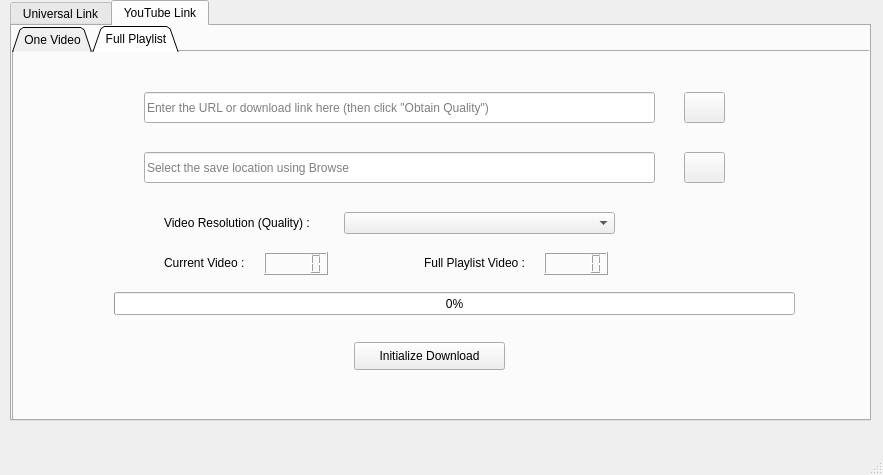
<?xml version="1.0" encoding="UTF-8"?>
<ui version="4.0">
 <class>MainWindow</class>
 <widget class="QMainWindow" name="MainWindow">
  <property name="geometry">
   <rect>
    <x>0</x>
    <y>0</y>
    <width>883</width>
    <height>475</height>
   </rect>
  </property>
  <property name="windowTitle">
   <string>AllRounder by Navneet</string>
  </property>
  <property name="windowIcon">
   <iconset resource="photos.qrc">
    <normaloff>:/icons/mainicon1.jpg</normaloff>:/icons/mainicon1.jpg</iconset>
  </property>
  <widget class="QWidget" name="centralwidget">
   <widget class="QTabWidget" name="tabWidget">
    <property name="geometry">
     <rect>
      <x>10</x>
      <y>0</y>
      <width>861</width>
      <height>421</height>
     </rect>
    </property>
    <property name="tabShape">
     <enum>QTabWidget::Rounded</enum>
    </property>
    <property name="currentIndex">
     <number>1</number>
    </property>
    <widget class="QWidget" name="tab_2">
     <attribute name="title">
      <string>Universal Link</string>
     </attribute>
     <widget class="QLineEdit" name="lineEdit">
      <property name="geometry">
       <rect>
        <x>130</x>
        <y>70</y>
        <width>591</width>
        <height>31</height>
       </rect>
      </property>
      <property name="placeholderText">
       <string>Enter the URL or download link here</string>
      </property>
     </widget>
     <widget class="QLineEdit" name="lineEdit_2">
      <property name="geometry">
       <rect>
        <x>130</x>
        <y>130</y>
        <width>501</width>
        <height>31</height>
       </rect>
      </property>
      <property name="placeholderText">
       <string>Select the save location using Browse</string>
      </property>
     </widget>
     <widget class="QPushButton" name="pushButton_2">
      <property name="geometry">
       <rect>
        <x>650</x>
        <y>130</y>
        <width>41</width>
        <height>31</height>
       </rect>
      </property>
      <property name="cursor">
       <cursorShape>PointingHandCursor</cursorShape>
      </property>
      <property name="text">
       <string/>
      </property>
      <property name="icon">
       <iconset resource="photos.qrc">
        <normaloff>:/icons/browse.png</normaloff>:/icons/browse.png</iconset>
      </property>
      <property name="iconSize">
       <size>
        <width>45</width>
        <height>45</height>
       </size>
      </property>
     </widget>
     <widget class="QProgressBar" name="progressBar">
      <property name="geometry">
       <rect>
        <x>100</x>
        <y>210</y>
        <width>691</width>
        <height>23</height>
       </rect>
      </property>
      <property name="value">
       <number>0</number>
      </property>
     </widget>
     <widget class="QPushButton" name="pushButton_9">
      <property name="geometry">
       <rect>
        <x>340</x>
        <y>310</y>
        <width>151</width>
        <height>28</height>
       </rect>
      </property>
      <property name="text">
       <string>Initialize Download</string>
      </property>
     </widget>
    </widget>
    <widget class="QWidget" name="tab">
     <attribute name="title">
      <string>YouTube Link</string>
     </attribute>
     <widget class="QTabWidget" name="tabWidget_2">
      <property name="geometry">
       <rect>
        <x>0</x>
        <y>0</y>
        <width>861</width>
        <height>401</height>
       </rect>
      </property>
      <property name="tabShape">
       <enum>QTabWidget::Triangular</enum>
      </property>
      <property name="currentIndex">
       <number>1</number>
      </property>
      <widget class="QWidget" name="tab_3">
       <attribute name="title">
        <string>One Video</string>
       </attribute>
       <widget class="QLineEdit" name="lineEdit_3">
        <property name="geometry">
         <rect>
          <x>130</x>
          <y>40</y>
          <width>511</width>
          <height>31</height>
         </rect>
        </property>
        <property name="placeholderText">
         <string>Enter the URL or download link here (then click &quot;Obtain Quality&quot;)</string>
        </property>
       </widget>
       <widget class="QLineEdit" name="lineEdit_4">
        <property name="geometry">
         <rect>
          <x>130</x>
          <y>100</y>
          <width>511</width>
          <height>31</height>
         </rect>
        </property>
        <property name="placeholderText">
         <string>Select the save location using Browse</string>
        </property>
       </widget>
       <widget class="QProgressBar" name="progressBar_2">
        <property name="geometry">
         <rect>
          <x>100</x>
          <y>210</y>
          <width>681</width>
          <height>23</height>
         </rect>
        </property>
        <property name="value">
         <number>0</number>
        </property>
       </widget>
       <widget class="QPushButton" name="pushButton_4">
        <property name="geometry">
         <rect>
          <x>340</x>
          <y>290</y>
          <width>151</width>
          <height>28</height>
         </rect>
        </property>
        <property name="text">
         <string>Initialize Download</string>
        </property>
       </widget>
       <widget class="QLabel" name="label">
        <property name="geometry">
         <rect>
          <x>150</x>
          <y>150</y>
          <width>161</width>
          <height>41</height>
         </rect>
        </property>
        <property name="text">
         <string>Video Resolution (Quality) :</string>
        </property>
       </widget>
       <widget class="QComboBox" name="comboBox">
        <property name="geometry">
         <rect>
          <x>330</x>
          <y>160</y>
          <width>271</width>
          <height>22</height>
         </rect>
        </property>
        <property name="cursor">
         <cursorShape>PointingHandCursor</cursorShape>
        </property>
       </widget>
       <widget class="QPushButton" name="pushButton_3">
        <property name="geometry">
         <rect>
          <x>670</x>
          <y>100</y>
          <width>41</width>
          <height>31</height>
         </rect>
        </property>
        <property name="cursor">
         <cursorShape>PointingHandCursor</cursorShape>
        </property>
        <property name="text">
         <string/>
        </property>
        <property name="icon">
         <iconset resource="photos.qrc">
          <normaloff>:/icons/browse.png</normaloff>:/icons/browse.png</iconset>
        </property>
        <property name="iconSize">
         <size>
          <width>45</width>
          <height>45</height>
         </size>
        </property>
       </widget>
       <widget class="QPushButton" name="pushButton_10">
        <property name="geometry">
         <rect>
          <x>670</x>
          <y>40</y>
          <width>41</width>
          <height>31</height>
         </rect>
        </property>
        <property name="cursor">
         <cursorShape>PointingHandCursor</cursorShape>
        </property>
        <property name="text">
         <string/>
        </property>
        <property name="icon">
         <iconset resource="photos.qrc">
          <normaloff>:/icons/save.png</normaloff>:/icons/save.png</iconset>
        </property>
        <property name="iconSize">
         <size>
          <width>35</width>
          <height>40</height>
         </size>
        </property>
       </widget>
       <widget class="QLabel" name="label_5">
        <property name="geometry">
         <rect>
          <x>50</x>
          <y>260</y>
          <width>141</width>
          <height>21</height>
         </rect>
        </property>
        <property name="text">
         <string/>
        </property>
       </widget>
      </widget>
      <widget class="QWidget" name="tab_4">
       <attribute name="title">
        <string>Full Playlist</string>
       </attribute>
       <widget class="QProgressBar" name="progressBar_3">
        <property name="geometry">
         <rect>
          <x>100</x>
          <y>240</y>
          <width>681</width>
          <height>23</height>
         </rect>
        </property>
        <property name="value">
         <number>0</number>
        </property>
       </widget>
       <widget class="QComboBox" name="comboBox_2">
        <property name="geometry">
         <rect>
          <x>330</x>
          <y>160</y>
          <width>271</width>
          <height>22</height>
         </rect>
        </property>
        <property name="cursor">
         <cursorShape>PointingHandCursor</cursorShape>
        </property>
       </widget>
       <widget class="QPushButton" name="pushButton_7">
        <property name="geometry">
         <rect>
          <x>340</x>
          <y>290</y>
          <width>151</width>
          <height>28</height>
         </rect>
        </property>
        <property name="text">
         <string>Initialize Download</string>
        </property>
       </widget>
       <widget class="QLabel" name="label_2">
        <property name="geometry">
         <rect>
          <x>150</x>
          <y>150</y>
          <width>161</width>
          <height>41</height>
         </rect>
        </property>
        <property name="text">
         <string>Video Resolution (Quality) :</string>
        </property>
       </widget>
       <widget class="QPushButton" name="pushButton_8">
        <property name="geometry">
         <rect>
          <x>670</x>
          <y>40</y>
          <width>41</width>
          <height>31</height>
         </rect>
        </property>
        <property name="cursor">
         <cursorShape>PointingHandCursor</cursorShape>
        </property>
        <property name="text">
         <string/>
        </property>
        <property name="icon">
         <iconset resource="photos.qrc">
          <normaloff>:/icons/save.png</normaloff>:/icons/save.png</iconset>
        </property>
        <property name="iconSize">
         <size>
          <width>35</width>
          <height>40</height>
         </size>
        </property>
       </widget>
       <widget class="QLineEdit" name="lineEdit_7">
        <property name="geometry">
         <rect>
          <x>130</x>
          <y>40</y>
          <width>511</width>
          <height>31</height>
         </rect>
        </property>
        <property name="placeholderText">
         <string>Enter the URL or download link here (then click &quot;Obtain Quality&quot;)</string>
        </property>
       </widget>
       <widget class="QLineEdit" name="lineEdit_8">
        <property name="geometry">
         <rect>
          <x>130</x>
          <y>100</y>
          <width>511</width>
          <height>31</height>
         </rect>
        </property>
        <property name="placeholderText">
         <string>Select the save location using Browse</string>
        </property>
       </widget>
       <widget class="QLabel" name="label_3">
        <property name="geometry">
         <rect>
          <x>150</x>
          <y>190</y>
          <width>91</width>
          <height>41</height>
         </rect>
        </property>
        <property name="text">
         <string>Current Video :</string>
        </property>
       </widget>
       <widget class="QLabel" name="label_4">
        <property name="geometry">
         <rect>
          <x>410</x>
          <y>190</y>
          <width>111</width>
          <height>41</height>
         </rect>
        </property>
        <property name="text">
         <string>Full Playlist Video :</string>
        </property>
       </widget>
       <widget class="QLCDNumber" name="lcdNumber">
        <property name="geometry">
         <rect>
          <x>250</x>
          <y>200</y>
          <width>64</width>
          <height>23</height>
         </rect>
        </property>
       </widget>
       <widget class="QLCDNumber" name="lcdNumber_2">
        <property name="geometry">
         <rect>
          <x>530</x>
          <y>200</y>
          <width>64</width>
          <height>23</height>
         </rect>
        </property>
       </widget>
       <widget class="QPushButton" name="pushButton_6">
        <property name="geometry">
         <rect>
          <x>670</x>
          <y>100</y>
          <width>41</width>
          <height>31</height>
         </rect>
        </property>
        <property name="cursor">
         <cursorShape>PointingHandCursor</cursorShape>
        </property>
        <property name="text">
         <string/>
        </property>
        <property name="icon">
         <iconset resource="photos.qrc">
          <normaloff>:/icons/browse.png</normaloff>:/icons/browse.png</iconset>
        </property>
        <property name="iconSize">
         <size>
          <width>45</width>
          <height>45</height>
         </size>
        </property>
       </widget>
      </widget>
     </widget>
    </widget>
   </widget>
  </widget>
  <widget class="QMenuBar" name="menubar">
   <property name="geometry">
    <rect>
     <x>0</x>
     <y>0</y>
     <width>883</width>
     <height>26</height>
    </rect>
   </property>
  </widget>
  <widget class="QStatusBar" name="statusbar"/>
 </widget>
 <resources>
  <include location="photos.qrc"/>
 </resources>
 <connections/>
</ui>
